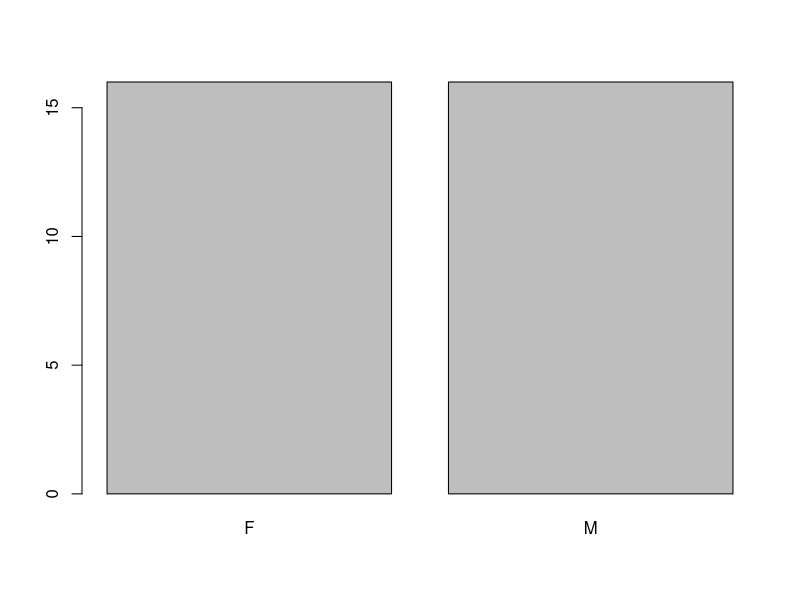
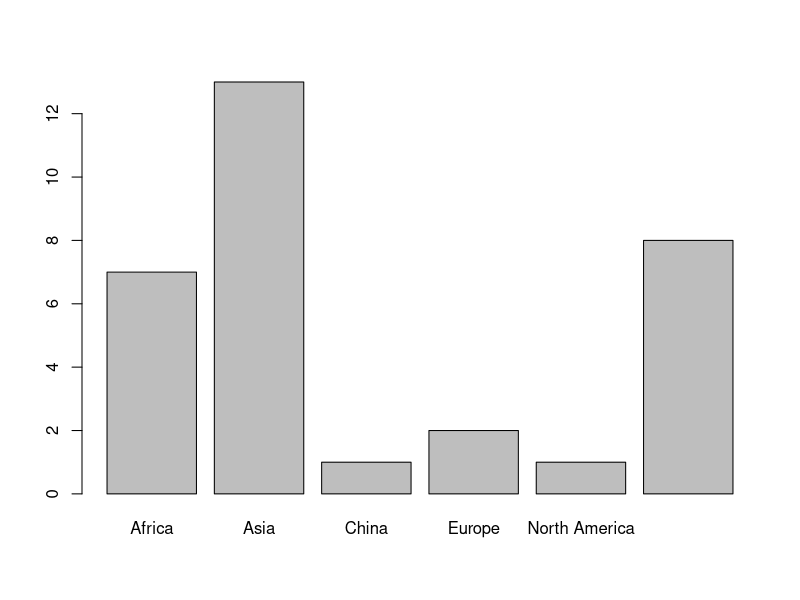
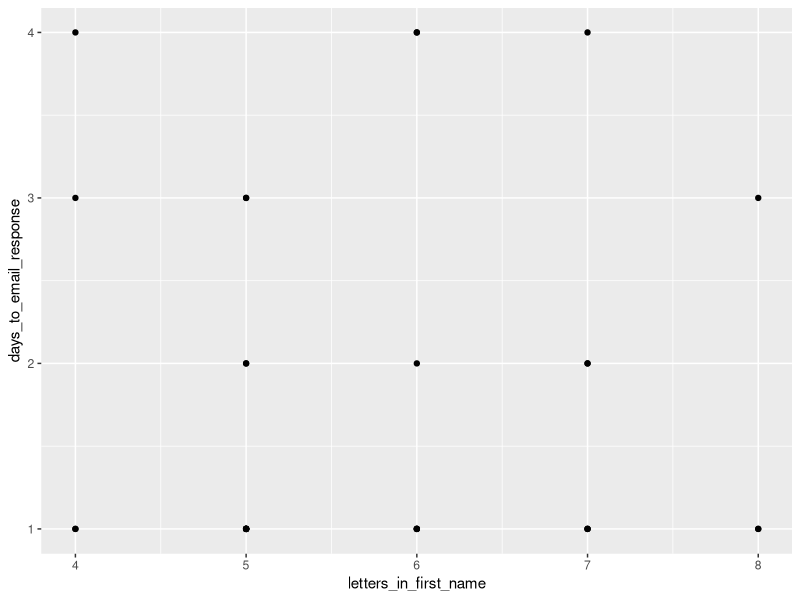
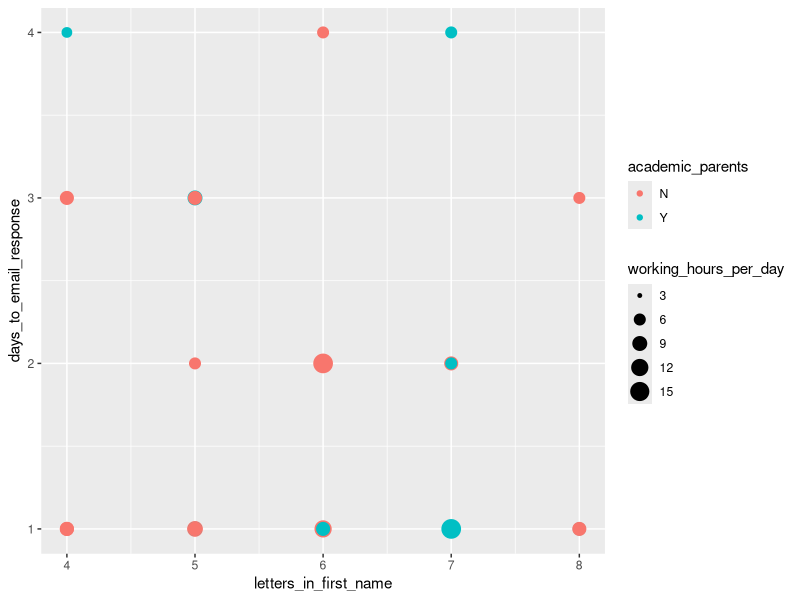
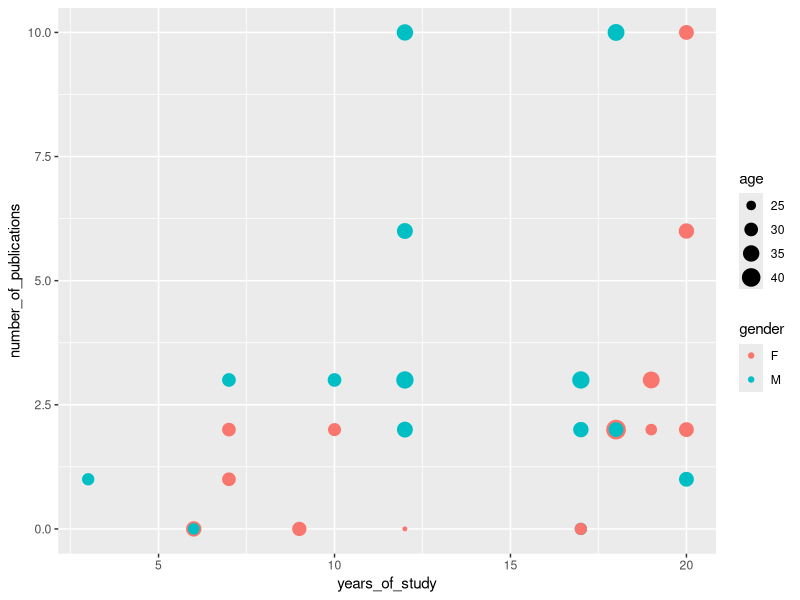
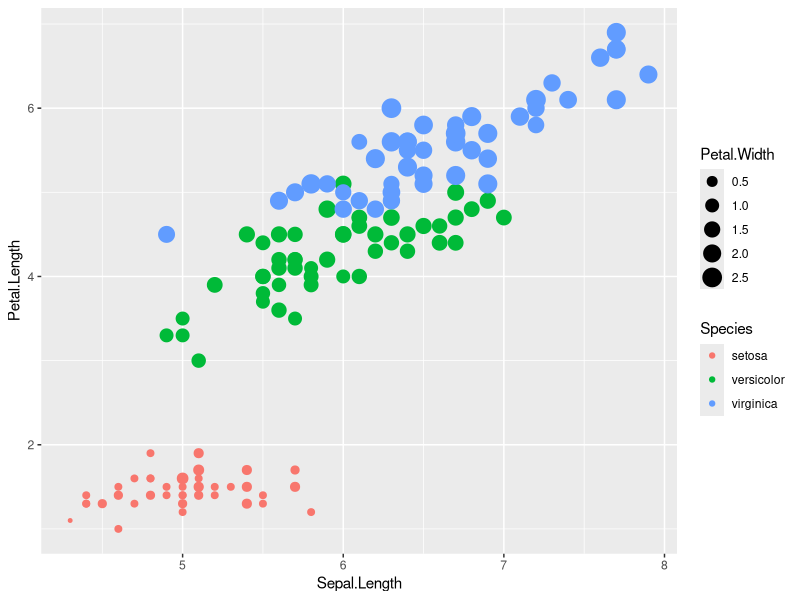
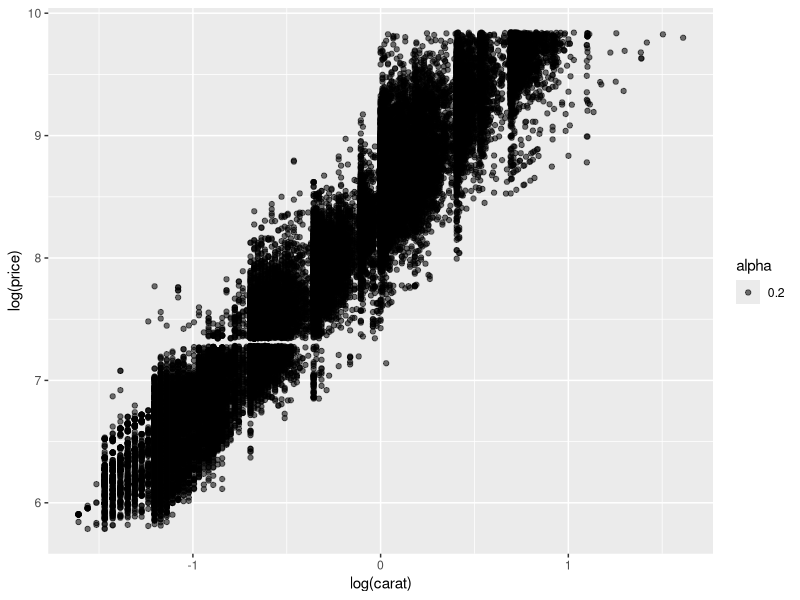
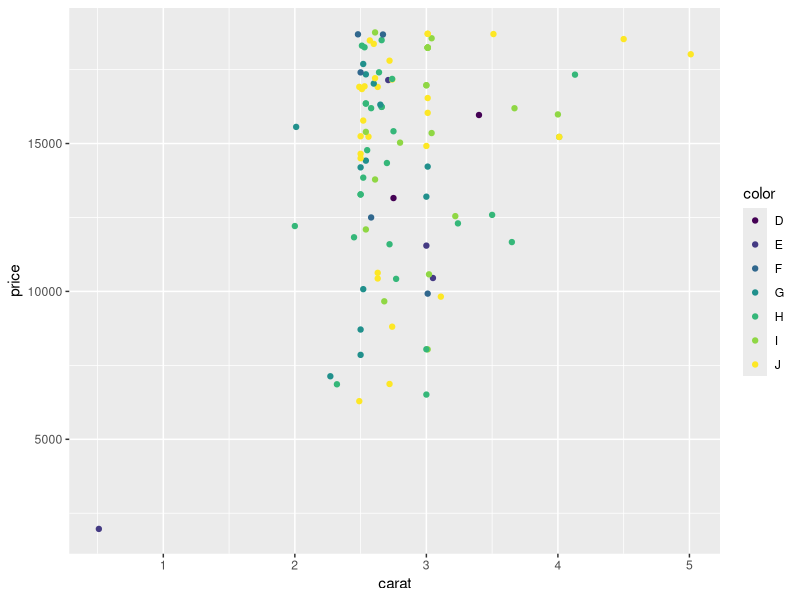

The R source for these figures, in order:
# Data Visualization ####

participants_data <- read.csv("participants_data.csv")


#create a barplot 
participants_barplot <- table(participants_data$gender)

barplot(participants_barplot)



participants_barplot <- table(participants_data$continent_of_origin)

barplot(participants_barplot)



# ggplot2
library(ggplot2)

# names and email
# Create a scatterplot of days to email response (y) 
# as a function of the letters in your first name (x)
names(participants_data)
ggplot(data = participants_data,
       aes(x = letters_in_first_name,
           y = days_to_email_response)) +
  geom_point()




#color and size
# Create a scatterplot of days to email response (y) 
# as a function of the letters in your first name (x) 
# with colors representing binary data 
# related to academic parents (color) 
# and working hours per day as bubble sizes (size).
ggplot(data = participants_data,
       aes(x = letters_in_first_name,
           y = days_to_email_response,
           color = academic_parents,
           size = working_hours_per_day)) +
  geom_point()


ggplot(data = participants_data,
       aes(x = years_of_study,
           y = number_of_publications,
           color = gender,
           size = age)) +
  geom_point()



# Data Visualization 2 ####
library(ggplot2)
library(dplyr)
#iris data
  # Create a scatterplot of iris petal length (y) 
  # as a function of sepal length (x) 
  # with colors representing iris species (color) 
  # and petal width as bubble sizes (size).

ggplot(data = iris,
       aes(x = Sepal.Length, 
           y = Petal.Length,
           color = Species,
           size = Petal.Width)) +
  geom_point()


#diamonds price
  # Create a plot with the diamonds data 
  # of the carat (x) and the price (y)

plot1 <- ggplot(data = diamonds,
                aes(x = carat,
                    y = price,
                    alpha = 0.2)) +
          geom_point()

  # Create a plot with the diamonds data 
  # of the log of carat (x) 
  # and the log of price (y)

ggplot(data = diamonds,
       aes(x = log(carat),
           y = log(price),
           alpha = 0.2)) +
  geom_point()


#color and shapes
  # Create a smaller diamonds data set (top 100 rows), 
  # create a scatterplot with carat on the x-axis 
  # and price on the y-xis and 
  # with the color of the diamond as the color of the points. 
dsmall <- top_n(diamonds, n = 100)

ggplot(data = dsmall, aes(x = carat, 
                          y = price, 
                          color = color)) + 
  geom_point()

 

  # Create a smaller diamonds data set (top 40 rows), 
  # create a scatterplot with carat on the x-axis 
  # and price on the y-xis and 
  # with the cut of the diamond as the shapes for the points. 
dsmall <- top_n(diamonds, n = 40)

ggplot( data = dsmall, 
        aes(x = carat, 
            y = price, 
            shape = cut)) + 
  geom_point()


#set parameters 
  # Create a plot of the diamonds data 
  # with carat on the x-axis, price on the y-axis. 
  # Use the inhibit function to set the alpha to 0.1 
  # and color to blue.
ggplot(data = diamonds, 
       aes(x = carat, 
           y = price, 
           alpha = I(0.1), 
           color = I("blue"))) + 
  geom_point()


#geom options
  # Create a smaller data set of diamonds with 50 rows. 
  # Create a scatterplot and smoothed conditional 
  # means overlay with carat on the x-axis 
  # and price on the y-axis.
dsmall <- top_n(diamonds, 
                n = 50)

ggplot(data = dsmall, 
       aes(x = carat, 
           y = price))+
  geom_point()+
  geom_smooth()

#smooth function
  # Create a smaller data set of diamonds with 50 rows. 
  # Create a scatterplot and smoothed conditional 
  # means overlay with carat on the x-axis 
  # and price on the y-axis.
  # Use 'glm' as the option for the smoothing
dsmall <- top_n(diamonds, 
                n = 50)

ggplot(data = dsmall, 
       aes(x = carat, 
           y = price))+ 
  geom_point()+ 
  geom_smooth(method = 'glm')


#boxplots
  # Change the boxplot so that the x-axis is cut and
  #  the y-axis is price divided by carat
ggplot(data = diamonds, 
       aes(x = cut, 
           y = price/carat)) + 
  geom_boxplot()

#jitter points
  # Change the jittered boxplot so that the x-axis is cut and
  #  the y-axis is price divided by carat
ggplot(data = diamonds, 
       aes(x = cut, 
           y = price/carat)) + 
  geom_boxplot()+ 
  geom_jitter()



#adding alpha 
  # Change the alpha to 0.4 to make 
  # the scatter less transparent
ggplot(data = diamonds, 
       aes(x = color, 
           y = price/carat, 
           alpha = I(0.4))) + 
  geom_boxplot()+ 
  geom_jitter()


#geom histogram
  # Change the density plot so that the x-axis is carat 
  # and the color is the diamond color
ggplot(data = diamonds, 
       aes(x = carat,
           color = color)) +
  geom_density()

  
  # Change the density plot so that the x-axis is carat 
  # the color is the diamond color
  # and the alpha is set to 0.3 using the inhibit function
ggplot(data = diamonds, 
       aes(x = carat, 
           color = color, 
           alpha = I(0.3))) +
  geom_density()




#ggplot subset
  # Create a plot of the mpg data with 
  # manufacturer as the color and a linear model 'lm'
  # as the smooth method
ggplot(data = mpg, 
       aes(x = displ, 
           y = hwy,  
           color = manufacturer)) + 
  geom_point() +
  geom_smooth(method = "lm")




#slow ggplotting
  # Change the title and labels as you see fit
ggplot(mtcars, 
       aes(mpg, 
           y = hp, 
           col = gear)) +
  geom_point() +
  ggtitle("MTCars") +
  labs(x = "mpg", 
       y = "hp", 
       col = "gear")

#example for slow ggplotting
  # Change the title and labels as you see fit  
ggplot(data = mtcars) +
  aes(x = mpg) +
  labs(x = "mpg") +
  aes(y = hp) +
  labs(y = "hp") +
  geom_point() +
  aes(col = gear) +
  labs(col = "gear") +
  labs(title = "MTCars")



#geom_tile
participants_data <- read.csv("participants_data.csv")
  
  # subset the data to numeric only with select_if
part_data <- select_if(participants_data, 
                       is.numeric)
  # use 'cor' to perform pearson correlation
  # use 'round' to reduce correlation 
  # results to 1 decimal
cormat <- round(cor(part_data), 
                digits = 1)
  # use 'as.data.frame.table' to build a table
  # with correlation values
melted_cormat <- as.data.frame.table(cormat, 
                                     responseName = "value")
  # plot the result with 'geom-tile'
ggplot(data = melted_cormat, 
       aes(x = Var1,
           y = Var2,
           fill = value)) + 
  geom_tile()


#export figures ####
png(file = "cortile.png", width = 7, height = 6, units = "in", res = 300)

ggplot(data = melted_cormat, 
       aes(x = Var1, 
           y = Var2, 
           fill = value)) + 
  geom_tile() + 
  theme(axis.text.x = element_text(
                        angle = 45, 
                        hjust = 1))

dev.off()



#Test your new skills

#1) Create a scatter plot, barchart and boxplot (as above)

#2) Vary the sample and run the same analysis and plots

#3) Save your most interesting figure and share it with us
